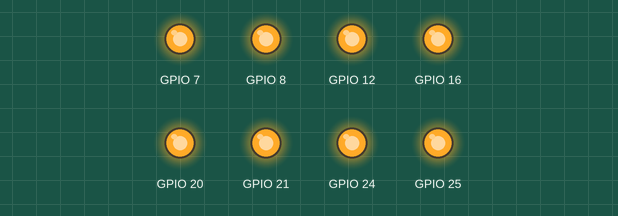
The program below on a simulated Raspberry Pi (BCM pin numbers). Parts: output pins drawn as LEDs (lit = HIGH).

Above: at 0.5 s.
At 3.5 s:
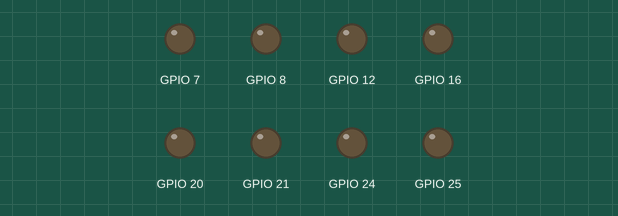
Timing chart, 0 to 4.6 s (numbered marks = the images above):
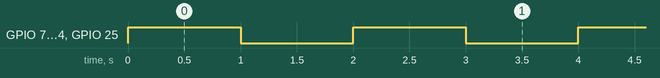

Measured:
- by itself, GPIO 7, GPIO 8, GPIO 12, GPIO 16, GPIO 20, GPIO 21, GPIO 24, GPIO 25: alternates HIGH for 1.0 s and LOW for 1.0 s

The program:

8_Led_Blink.py
```python
import RPi.GPIO as IO
import time

IO.setmode(IO.BCM)

IO.setup(24,IO.OUT)
IO.setup(25,IO.OUT)
IO.setup(8,IO.OUT)
IO.setup(7,IO.OUT)
IO.setup(12,IO.OUT)
IO.setup(16,IO.OUT)
IO.setup(20,IO.OUT)
IO.setup(21,IO.OUT)

while True:
    IO.output(24,IO.HIGH)
    IO.output(25,IO.HIGH)
    IO.output(8,IO.HIGH)
    IO.output(7,IO.HIGH)
    IO.output(12,IO.HIGH)
    IO.output(16,IO.HIGH)
    IO.output(20,IO.HIGH)
    IO.output(21,IO.HIGH)

    time.sleep(1)
    IO.output(24,IO.LOW)
    IO.output(25,IO.LOW)
    IO.output(8,IO.LOW)
    IO.output(7,IO.LOW)
    IO.output(12,IO.LOW)
    IO.output(16,IO.LOW)
    IO.output(20,IO.LOW)
    IO.output(21,IO.LOW)
    time.sleep(1)
```
